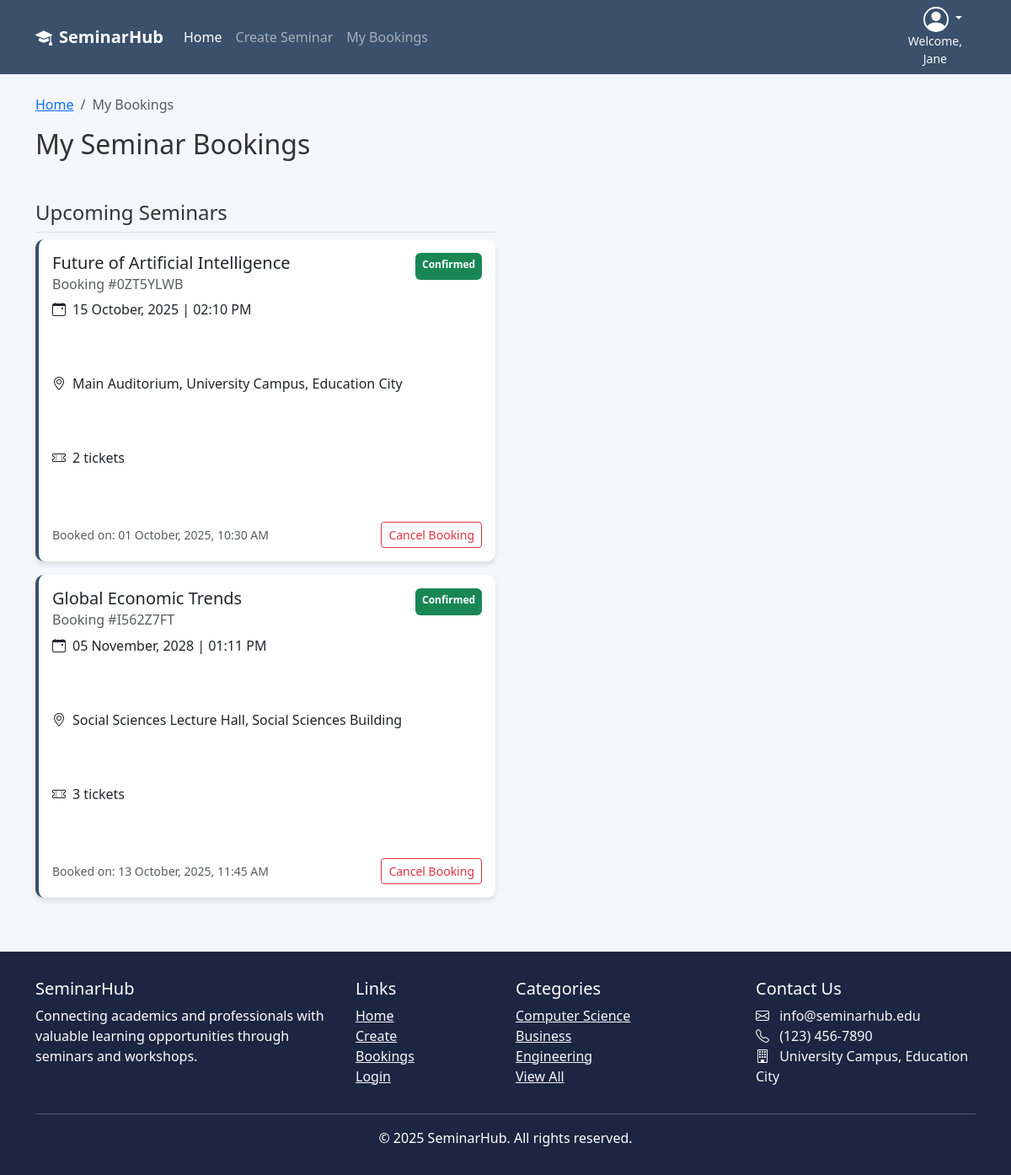
The app's page /bookings (signed in), older data.
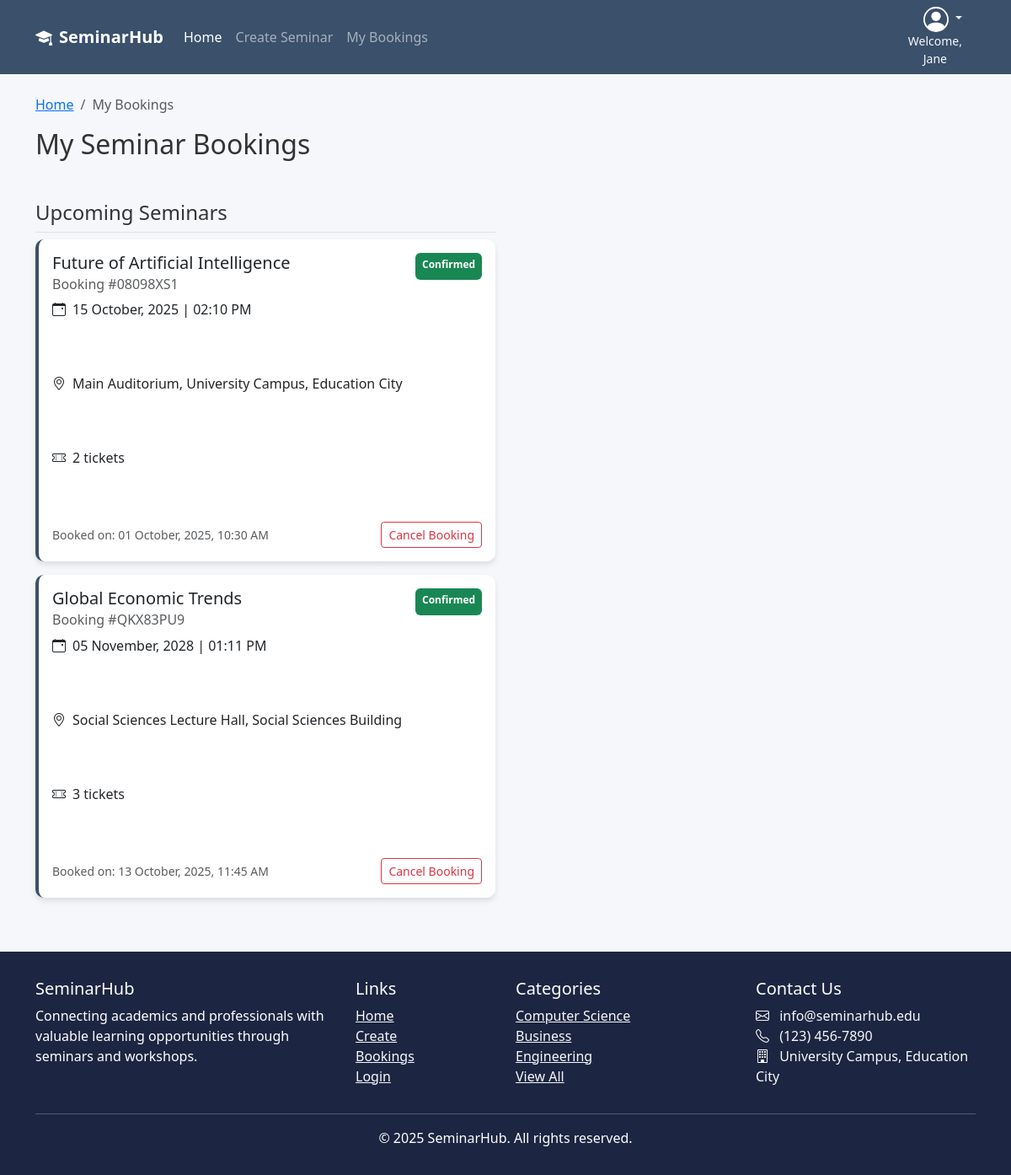
The same page, newer data.
### SeminarHub/models.py (models this page shows, shortened)
class User(db.Model, UserMixin):
    __tablename__ = 'users'
    id = db.Column(db.Integer, primary_key=True)
    first_name = db.Column(db.String(64), index=True)
    last_name = db.Column(db.String(64), index=True)
    email = db.Column(db.String(64), unique=True)
    password_hash = db.Column(db.String(256), nullable=False)
    number = db.Column(db.String(64), nullable=False)
    address = db.Column(db.String(256), nullable=False)
    bookings = db.relationship("Booking", backref="user")

class Booking(db.Model):
    __tablename__ = 'bookings'
    id = db.Column(db.Integer, primary_key=True)
    booking_number = db.Column(db.String(32), index=True, unique=True)
    quantity = db.Column(db.Integer, index=True, nullable=False)
    booking_date = db.Column(db.DateTime, nullable=False)
    status = db.Column(db.String(32), default="Confirmed")
    user_id = db.Column(db.Integer, db.ForeignKey("users.id"))
    event_id = db.Column(db.Integer, db.ForeignKey("events.id"))

class Event(db.Model):
    __tablename__ = "events"
    id = db.Column(db.Integer, primary_key=True)
    title = db.Column(db.String(150), nullable=False)
    description = db.Column(db.Text, nullable=False)
    category = db.Column(db.String(64))
    location = db.Column(db.String(120))
    capacity = db.Column(db.Integer, default=0)
    status = db.Column(db.String(16), default="Open")
    start_dt = db.Column(db.DateTime, nullable=False)
    end_dt = db.Column(db.DateTime, nullable=False)
    image_url = db.Column(db.String(255))
    speaker = db.Column(db.String(120))
    speaker_bio = db.Column(db.Text)
    owner_user_id = db.Column(db.Integer, db.ForeignKey("users.id"))
    owner = db.relationship("User", backref="owned_events")
    comments = db.relationship("Comment", back_populates="event", cascade="all, delete-orphan")
    orders = db.relationship("Order", back_populates="event", cascade="all, delete-orphan")
    bookings = db.relationship("Booking", backref = "event")

### SeminarHub/views.py (the view)
@main_bp.route('/bookings')
@login_required
def booking():
    confirmed_bookings = Booking.query.filter(Booking.status == "Confirmed", Booking.user_id == current_user.id).all()
    completed_bookings = Booking.query.filter(Booking.status == 'Completed', Booking.user_id == current_user.id).all()
    return render_template('bookings.html', confirmed_bookings=confirmed_bookings, completed_bookings=completed_bookings, heading = 'My Bookings | ')

### SeminarHub/templates/bookings.html (shortened to what this page needs)
{% extends 'base.html' %}
{% block content %}
<div class="container mt-4">
    <nav aria-label="breadcrumb">
        <ol class="breadcrumb">
            <li class="breadcrumb-item"><a href="index.html">Home</a></li>
            <li class="breadcrumb-item active" aria-current="page">My Bookings</li>
        </ol>
    </nav>
    <h2 class="mb-5">My Seminar Bookings</h2>
    {% if confirmed_bookings or completed_bookings %}
    <div class="row">
        {% if confirmed_bookings %}
        <div class="col-lg-6">
            <h4 class="border-bottom pb-2">Upcoming Seminars</h4>
            {% for booking in confirmed_bookings %}
            {% if booking.status == "Confirmed" %}
            <div class="card booking-card mb-3">
                <div class="card-body">
                    <div class="d-flex justify-content-between">
                        <h5 class="card-title">{{booking.event.title}}</h5>
                        <span class="badge bg-success py-2">{{booking.status}}</span>
                    </div>
                    <h6 class="card-subtitle mb-2 text-muted">Booking #{{booking.booking_number}}</h6>
                    <p class="card-text"><i class="bi bi-calendar-event me-2"></i>{{booking.event.start_dt.strftime("%d %B, %Y | %I:%m %p")}}</p>
                    <p class="card-text"><i class="bi bi-geo-alt me-2"></i>{{booking.event.location}}</p>
                    <p class="card-text"><i class="bi bi-ticket-perforated me-2"></i>{{booking.quantity}} tickets</p>
                    <div class="d-flex justify-content-between align-items-center">
                        <small class="text-muted">Booked on: {{booking.booking_date.strftime("%d %B, %Y, %I:%M %p")}}</small>
                        <button class="btn btn-sm btn-outline-danger">Cancel Booking</button>
                    </div>
                </div>
            </div>
            {% endif %}
            {% endfor %}
        </div>
        {% endif %}
    </div>
    {% else %}
    <h4 class="p-5 text-center">No Bookings Currently</h4>
    <div class="vh-100"></div>
    {% endif %}
</div>
{% endblock %}

### SeminarHub/templates/base.html (shortened to what this page needs)
<!DOCTYPE html>
<html lang="en">
<head>
    <link href="https://cdn.jsdelivr.net/npm/bootstrap@5.3.0/dist/css/bootstrap.min.css" rel="stylesheet">
    <link rel="stylesheet" href="https://cdn.jsdelivr.net/npm/bootstrap-icons@1.10.0/font/bootstrap-icons.css">
    <link rel="stylesheet" href="{{ url_for('static', filename='style/stylesheet.css') }}">
</head>
<body>
    <header>
        {% include("_navigation.html") %}
  </header>
  <main class="">
    {% block content %}{% endblock %}
  </main>
    <footer class="mt-5">
        <div class="container">
            <div class="row">
                <div class="col-md-4">
                    <h5>SeminarHub</h5>
                    <p>Connecting academics and professionals with valuable learning opportunities through seminars and workshops.</p>
                </div>
                <div class="col-md-2">
                    <h5>Links</h5>
                    <ul class="list-unstyled">
                        <li><a href="{{ url_for('main.index') }}" class="text-light">Home</a></li>
                        <li><a href="{{ url_for('main.create') }}" class="text-light">Create</a></li>
                        <li><a href="{{url_for('main.booking')}}" class="text-light">Bookings</a></li>
                        <li><a href="#" class="text-light">Login</a></li>
                    </ul>
                </div>
                <div class="col-md-3">
                    <h5>Categories</h5>
                    <ul class="list-unstyled">
                        <li><a href="#" class="text-light">Computer Science</a></li>
                        <li><a href="#" class="text-light">Business</a></li>
                        <li><a href="#" class="text-light">Engineering</a></li>
                        <li><a href="#" class="text-light">View All</a></li>
                    </ul>
                </div>
                <div class="col-md-3">
                    <h5>Contact Us</h5>
                    <address class="text-light">
                        <i class="bi bi-envelope me-2"></i> info@seminarhub.edu<br>
                        <i class="bi bi-telephone me-2"></i> (123) 456-7890<br>
                        <i class="bi bi-building me-2"></i> University Campus, Education City
                    </address>
                </div>
            </div>
            <hr class="bg-light">
            <div class="text-center">
                <p class="mb-0">© 2025 SeminarHub. All rights reserved.</p>
            </div>
        </div>
    </footer>
</body>
</html>

### SeminarHub/templates/_navigation.html (shortened to what this page needs)
<nav class="navbar navbar-expand-lg navbar-dark sticky-top mb-3">
    <div class="container">
        <a class="navbar-brand fw-bold" href="{{ url_for('main.index') }}">
            <i class="bi bi-mortarboard-fill me-2"></i>SeminarHub
        </a>
        {% if current_user.is_authenticated %}
        <div class="ms-auto order-lg-last text-end">
            <div class="dropdown pe-3">
                <a href="#" class="d-block link-body-emphasis text-decoration-none dropdown-toggle text-light" data-bs-toggle="dropdown" aria-expanded="false">
                </a>
                <small class="d-block text-center text-light">Welcome, <br> {{ current_user.first_name }}</small>
            </div>
        </div>
        {% endif %}
        <div class="collapse navbar-collapse" id="navbarNav">
            <ul class="navbar-nav me-auto">
                <li class="nav-item">
                    <a class="nav-link active" href="{{ url_for('main.index') }}">Home</a>
                </li>
                <li class="nav-item">
                    <a class="nav-link" href="{{url_for('main.create')}}">Create Seminar</a>
                </li>
                <li class="nav-item">
                    <a class="nav-link" href="{{url_for('main.booking')}}">My Bookings</a>
                </li>
            </ul>
        </div>
    </div>
</nav>

### SeminarHub/static/style/stylesheet.css (style rules this page uses)
:root { --primary: #3a506b; --secondary: #5bc0be; --light: #f8f9fa; --dark: #1c2541; --accent: #e07a5f; }
html, body { min-height: 100%; margin: 0; padding: 0; }
body { font-family: 'Segoe UI', Tahoma, Geneva, Verdana, sans-serif; background-color: #f5f7fa; color: #333; }
.navbar { background-color: var(--primary); }
footer { background-color: var(--dark); color: white; padding: 2rem 0; margin-top: 3rem; }
.card { border: none; border-radius: 10px; box-shadow: 0 4px 6px rgba(0, 0, 0, 0.1); transition: transform 0.3s ease; }
.card-text { min-height: 72px; }
.booking-card { border-left: 4px solid var(--primary); transition: transform 0.2s; }

Row changes from the older to the newer data that the page shows:
changed Booking "01 October, 2025, 10:30 AM": booking_number "0ZT5YLWB" → "08098XS1"
changed Booking "Global Economic Trends": booking_number "I562Z7FT" → "QKX83PU9"
